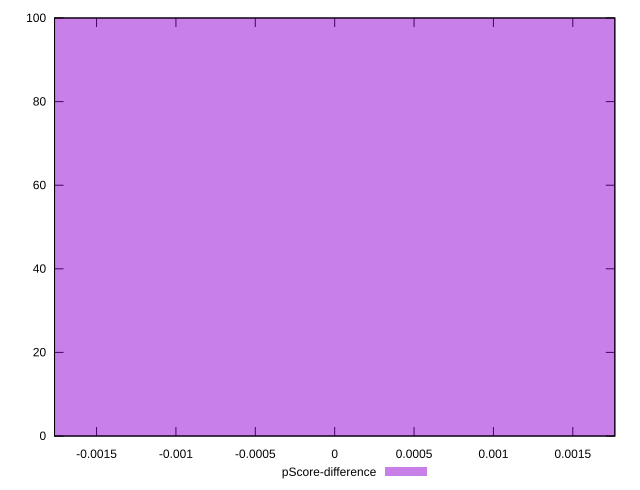

Here is the gnuplot script that generated this plot:
reset

$pScoreDifference <<EOF
0 100
EOF

set key outside below
set boxwidth 0.1
set xrange [-0.001764705882352946:0.001764705882352946]
set yrange [0:100]
set trange [0:100]
set style fill transparent solid 0.5 noborder
set terminal svg size 640, 490 enhanced background rgb 'white'
set output "report_00016_2021-02-10T13-31-48.338Z/uses-text-compression/samples/pages+cached+noadtech+nomedia+nocss/pScore-difference/histogram.svg"

plot $pScoreDifference title "pScore-difference" with boxes

reset
